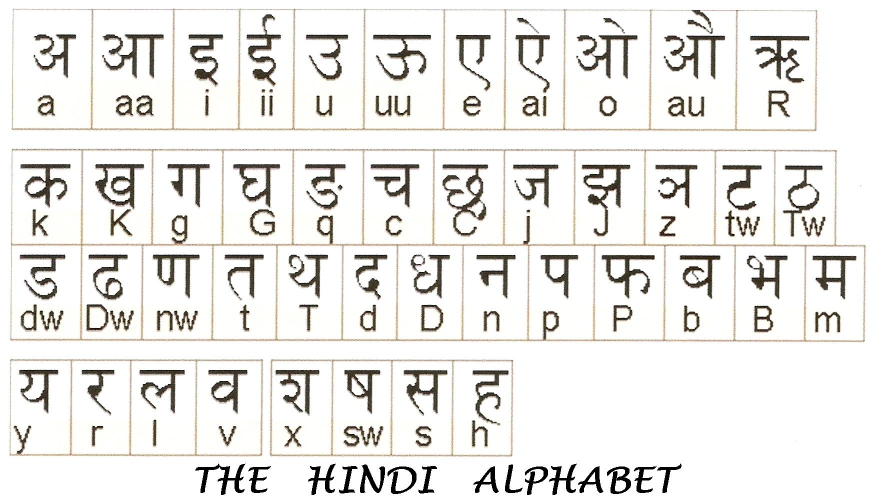
#> input picture Hindi alphabet.jpg, 1751 x 996 px, given in place of 91c.png, which was not available (shown at 1/2 size)
$ python playground1.py   (older library calls are emulated)
#> lines starting #> are read from the running program, lines starting #| are printed output that depends on the picture; after the words box and inside, x2 and y2 are one past the last pixel; in counts of white or black regions, pixels touching at a corner belong together; pictures that were not available may be replaced by others from this repository, and a replacement may not be noted
### hindialphabet/findstroke.py
import sys
sys.path.append('/Users/mac/.virtualenvs/cv/lib/python2.7/site-packages')
import numpy as np
import cv2
import time
import math
import operator
from matplotlib import pyplot as plt
from matplotlib.path import Path
import matplotlib.patches as patches
import os
import errno

from fitCurves import *
def compare (item1, item2):
    return cmp(item1[-1][0], item2[0][0])
def compare1 (item1,item2):
    return cmp(len(item2), len(item1))
def compare2 (item1, item2):
    return cmp(item2[1], item1[1])
def compare3 (item1, item2):
    return cmp(item1[0], item2[0])
def make_sure_path_exists(path):
    try:
        os.makedirs(path)
    except OSError as exception:
        if exception.errno != errno.EEXIST:
            raise

class FindStroke(object):
    # [4 lines of commented-out code are left out]
    @classmethod
    def __init__(self,unicodeno,lettersdir,workingdir,diagnostics=False):
        self.unicodeno = unicodeno
        self.lettersdir = lettersdir
        self.workingdir = workingdir
        self.diagnostics = diagnostics
        make_sure_path_exists(workingdir)

    @classmethod
    def process(self):
        filename = self.lettersdir + "/" + self.findUnicodeStringForCodeWord(self.unicodeno)+".png"
        print filename
        img = cv2.imread(filename,0)
#> img: shape (996, 1751); min 0, max 255, mean 233.5
        imgcolor = cv2.cvtColor(img,cv2.COLOR_GRAY2RGB)
        (imgbeginx,imgendx,imgbeginy,imgendy) = self.find_bounding_box(img)
        print (imgbeginx,imgendx,imgbeginy,imgendy)
        #sys.exit()
        #img = img[imgbeginy-1:imgendy+1,imgbeginx-1:imgendx+1]
        #imgcolor = imgcolor[imgbeginy-1:imgendy+1,imgbeginx-1:imgendx+1]
        (edges, sobelx64f, sobely64f, theta_normal,theta_along_edge,theta_visible) = self._create_derivative(img)
        inv_image = np.empty(img.shape)
        inv_image[:] = 255
        inv_img = inv_image - img
        cv2.imwrite('inv.jpg',inv_img)
        inv_img = cv2.imread('inv.jpg',0)
        ret,thresh1 = cv2.threshold(inv_img,10,255,cv2.THRESH_BINARY)
        edges = cv2.Canny(thresh1,10,255)
        kernel = np.ones((1,img.shape[1]/0.6),np.uint8)
        #kernel = np.ones((5,5),np.uint8)
        erosion = cv2.erode(edges,kernel,iterations = 1)
        #erosion = cv2.erode(edges,kernel,iterations = 1)
        dilation = cv2.dilate(erosion,kernel,iterations = 1)
        edge_without_horizontal = edges - dilation
        kernel = np.ones((edges.shape[0]/0.6,1),np.uint8)
        #kernel = np.ones((5,5),np.uint8)
        erosion = cv2.erode(edge_without_horizontal,kernel,iterations = 1)
        #erosion = cv2.erode(edges,kernel,iterations = 1)
        dilation = cv2.dilate(erosion,kernel,iterations = 1)
        edge_without_horizontal_vertical = edge_without_horizontal - dilation
        edges = edge_without_horizontal_vertical
        # [6 lines of commented-out code are left out]
        if self.diagnostics:
            cv2.imwrite(self.workingdir+'/edges-after-extend.jpg',edges)
            cv2.imwrite(self.workingdir+'/firstprocessing.jpg',img)

        shirorekhaheight = self.findShirorekhaHeight(inv_image,edges)
        print shirorekhaheight
        thickness = shirorekhaheight * 1.5
        self.extendLines(inv_img,edges,theta_normal)
        #edges = self.extendEdge(inv_img,edges,theta_normal,thickness)

        (img,swt,rays,rays_others) = self.swt1(theta_normal, edges , sobelx64f, sobely64f,inv_img,initialthickness=thickness,slopeErr=1)
        swt = np.uint8(swt)
        # [7 lines of commented-out code are left out]
        if self.diagnostics:
          cv2.imwrite(self.workingdir+'/swt-exp.jpg',swt)
        #swt = cv2.imread('result.jpg',0)
        self._trace(swt,self.workingdir+"/write.swift",distMax=thickness/2,errMax=250/50)


    @classmethod
    def findUnicodeStringForCodeWord(self,no):
        return "{:02x}".format(no)
    @classmethod
    def find_bounding_box(self,img):
        imgbeginy = 0
        imgendy = 0
        imgbeginx = 0
        imgendx = 0

        for j in xrange(img.shape[0]):
            #vert.append(
            c = np.count_nonzero(img[j,:])
            if c > 10:
                imgendy = j
                if imgbeginy == 0:
                   imgbeginy = j
#> this loop made 996 passes
#> c on passes 1 to 12: 1751, 1751, 1751, 1751, 1751, 1751, 1751, 1751, 1751, 1751, 1751, 1751
#> after the loop, imgbeginy = 1


        for j in xrange(img.shape[1]):
            #vert.append(
            c = np.count_nonzero(img[:,j])
            if c > 10:
                imgendx = j
                if imgbeginx == 0:
                   imgbeginx = j
#> this loop made 1751 passes
#> c on passes 1 to 12: 996, 996, 996, 996, 996, 996, 996, 996, 996, 996, 996, 996
#> after the loop, imgbeginx = 1
#> in process, `(imgbeginx,imgendx,imgbeginy,imgendy) = self.find_bounding_box(img)`: imgendx = 1750; imgbeginy = 1; imgendy = 995
#| 1 1750 1 995
        return (imgbeginx,imgendx,imgbeginy,imgendy)
    @classmethod
    def _create_derivative(self, img):
         edges = cv2.Canny(img, 175, 320, apertureSize=3)
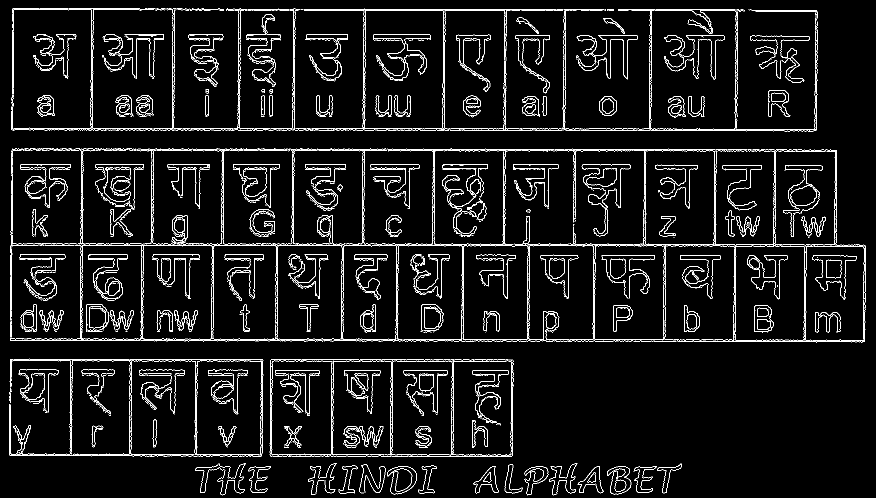
#> edges: shape (996, 1751) (shown at 1/2 size); 5.5% white in thin lines or dots
         sobelx64f = cv2.Sobel(img,cv2.CV_64F,1,0,ksize=-1)
         sobely64f = cv2.Sobel(img,cv2.CV_64F,0,1,ksize=-1)
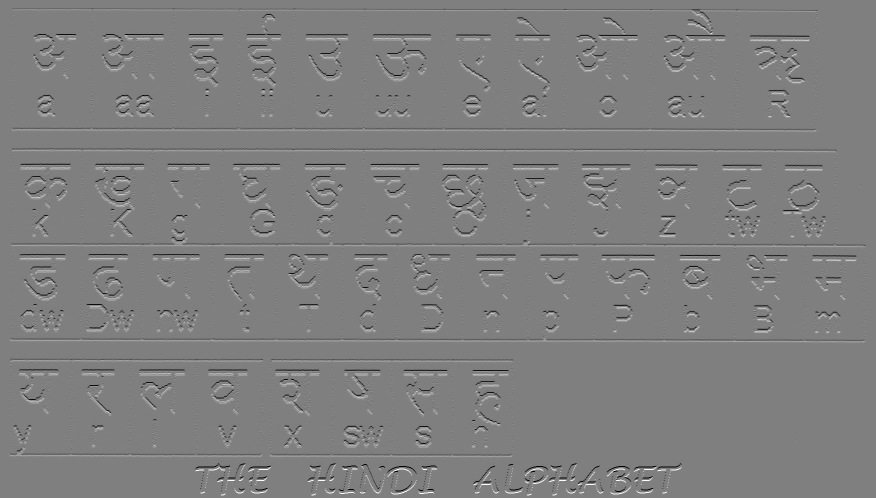
#> sobely64f: shape (996, 1751) float64 (shown at 1/2 size); min -4080, max 4080, mean 0; drawn with min black and max white
         theta_along_edge = np.arctan2(sobelx64f,-1*sobely64f)
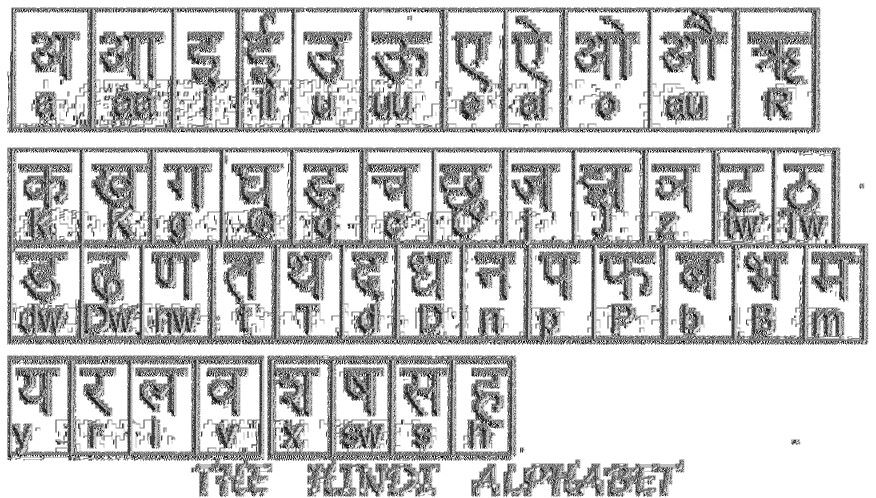
#> theta_along_edge: shape (996, 1751) float64 (shown at 1/2 size); min -3.14, max 3.14, mean 1.81; drawn with min black and max white
         theta_normal = np.arctan2(sobely64f,sobely64f)
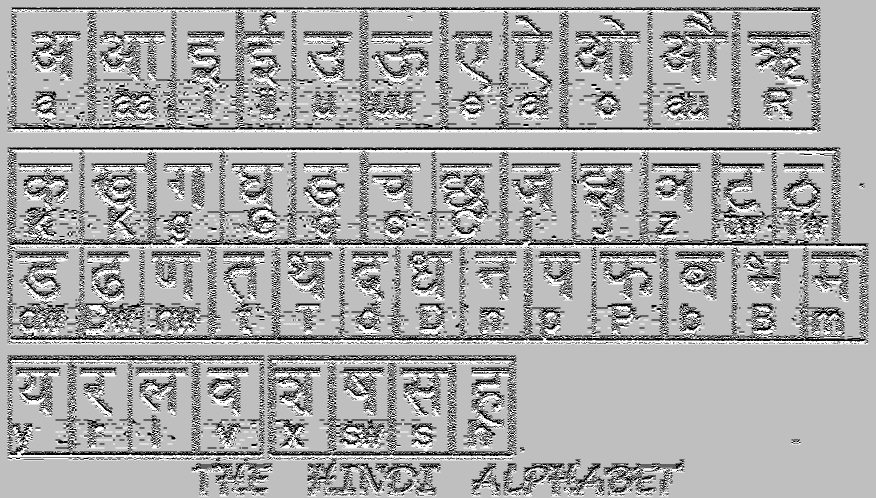
#> theta_normal: shape (996, 1751) float64 (shown at 1/2 size); min -2.36, max 0.785, mean -0.282; drawn with min black and max white
         theta_visible = (theta_normal + np.pi)*255/(2*np.pi) # to ensure none of it is zero
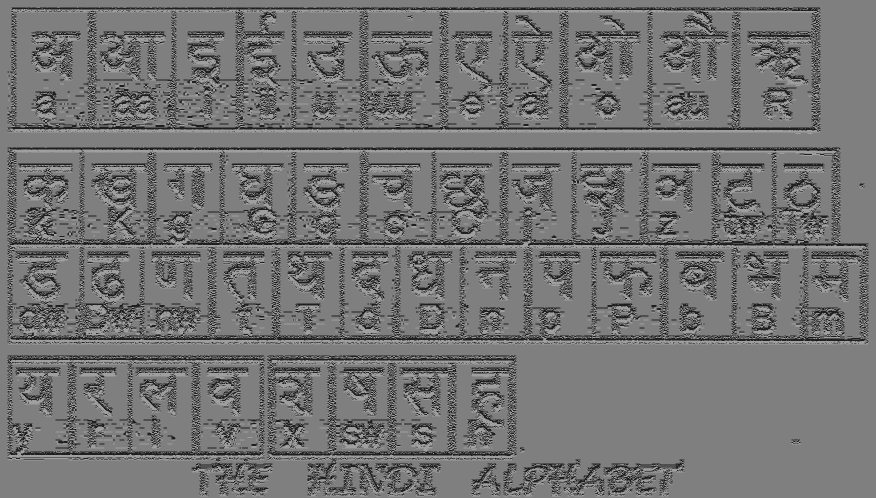
#> theta_visible: shape (996, 1751) float64 (shown at 1/2 size); min 31.88, max 159.4, mean 116.1
         if self.diagnostics:
            cv2.imwrite(self.workingdir+'/sobelx64f.jpg', np.absolute(sobelx64f))
            cv2.imwrite(self.workingdir+'/sobely64f.jpg', np.absolute(sobely64f))
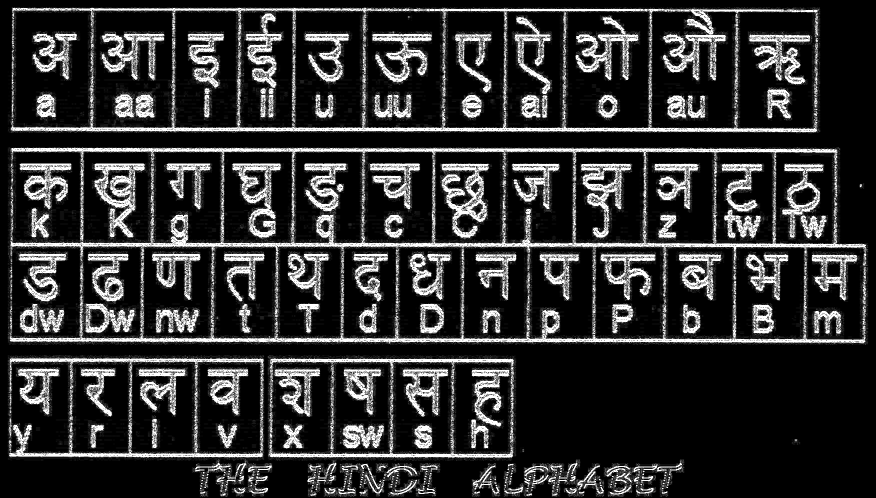
#> saved as sobely64f.jpg: shape (996, 1751) (shown at 1/2 size); min 0, max 255, mean 47.9
            cv2.imwrite(self.workingdir+'/edges.jpg', edges)
            cv2.imwrite(self.workingdir+'/img.jpg', img)


             #amplify theta for visual inspection
            cv2.imwrite(self.workingdir+'/theta.jpg', theta_visible)
         return (edges, sobelx64f, sobely64f, theta_normal,theta_along_edge,theta_visible)
    # [766 lines left out: functions printRays, findWidthOfStroke, dealWithOtherRays, swt, swt1, extendEdge and 8 more, not called in this run]

### hindialphabet/playground1.py
from findstroke import FindStroke
fs = FindStroke(unicodeno=0x091C,lettersdir="letters",workingdir="test0x091C",diagnostics=True)
fs.process()
#> in process, `ret,thresh1 = cv2.threshold(inv_img,10,255,cv2.THRESH_BINARY)`: thresh1: shape (996, 1751); 17.3% white; 5150 white regions (5037 under 20 px), largest, box (x1, y1, x2, y2) and area: (19, 296, 1734, 687) 51286, (22, 16, 1636, 264) 25483, (17, 717, 528, 914) 9625
#> in process, `edges = cv2.Canny(thresh1,10,255)`:
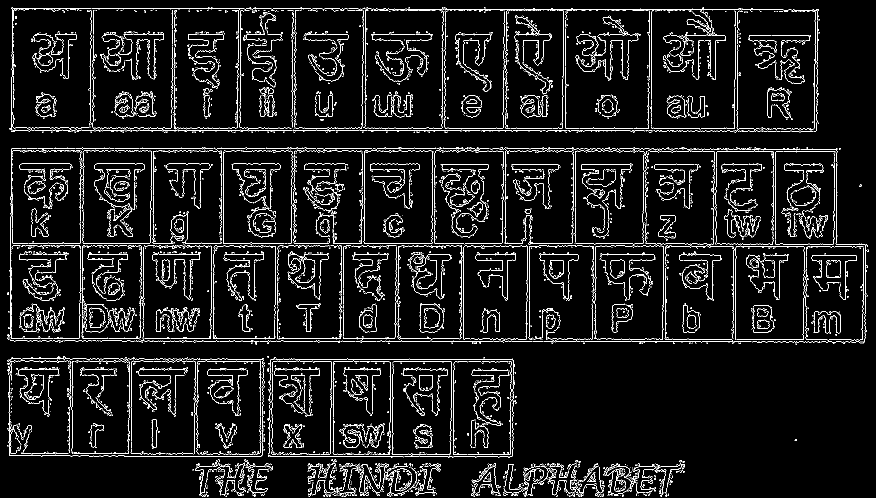
#> edges: shape (996, 1751) (shown at 1/2 size); 6.1% white in thin lines or dots
#> (the run stopped early here; a loop or call above may not have finished)
